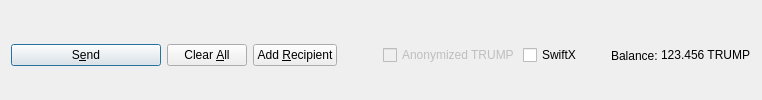
         <widget class="QFrame" name="frame_Send">
          <layout class="QHBoxLayout" name="horizontalLayout">
           <property name="bottomMargin">
            <number>0</number>
           </property>
           <item>
            <widget class="QPushButton" name="sendButton">
             <property name="minimumSize">
              <size>
               <width>150</width>
               <height>0</height>
              </size>
             </property>
             <property name="toolTip">
              <string>Confirm the send action</string>
             </property>
             <property name="text">
              <string>S&amp;end</string>
             </property>
             <property name="icon">
              <iconset resource="../trumpcoin.qrc">
               <normaloff>:/icons/send</normaloff>:/icons/send</iconset>
             </property>
             <property name="autoDefault">
              <bool>false</bool>
             </property>
             <property name="default">
              <bool>true</bool>
             </property>
            </widget>
           </item>
           <item>
            <widget class="QPushButton" name="clearButton">
             <property name="sizePolicy">
              <sizepolicy hsizetype="Minimum" vsizetype="Fixed">
               <horstretch>0</horstretch>
               <verstretch>0</verstretch>
              </sizepolicy>
             </property>
             <property name="toolTip">
              <string>Clear all fields of the form.</string>
             </property>
             <property name="text">
              <string>Clear &amp;All</string>
             </property>
             <property name="icon">
              <iconset resource="../trumpcoin.qrc">
               <normaloff>:/icons/remove</normaloff>:/icons/remove</iconset>
             </property>
             <property name="autoDefault">
              <bool>false</bool>
             </property>
            </widget>
           </item>
           <item>
            <widget class="QPushButton" name="addButton">
             <property name="toolTip">
              <string>Send to multiple recipients at once</string>
             </property>
             <property name="text">
              <string>Add &amp;Recipient</string>
             </property>
             <property name="icon">
              <iconset resource="../trumpcoin.qrc">
               <normaloff>:/icons/add</normaloff>:/icons/add</iconset>
             </property>
             <property name="autoDefault">
              <bool>false</bool>
             </property>
            </widget>
           </item>
           <item>
            <spacer name="horizontalSpacer">
             <property name="orientation">
              <enum>Qt::Horizontal</enum>
             </property>
             <property name="sizeHint" stdset="0">
              <size>
               <width>40</width>
               <height>20</height>
              </size>
             </property>
            </spacer>
           </item>
           <item>
            <layout class="QHBoxLayout" name="horizontalLayout_2">
             <property name="spacing">
              <number>3</number>
             </property>
             <item>
              <widget class="QCheckBox" name="checkzTRUMP">
               <property name="enabled">
                <bool>false</bool>
               </property>
               <property name="text">
                <string>Anonymized TRUMP</string>
               </property>
              </widget>
             </item>
             <item>
              <widget class="QCheckBox" name="checkSwiftTX">
               <property name="enabled">
                <bool>true</bool>
               </property>
               <property name="minimumSize">
                <size>
                 <width>85</width>
                 <height>0</height>
                </size>
               </property>
               <property name="text">
                <string>SwiftX</string>
               </property>
              </widget>
             </item>
             <item>
              <widget class="QLabel" name="label">
               <property name="text">
                <string>Balance:</string>
               </property>
              </widget>
             </item>
             <item>
              <widget class="QLabel" name="labelBalance">
               <property name="sizePolicy">
                <sizepolicy hsizetype="Preferred" vsizetype="Fixed">
                 <horstretch>0</horstretch>
                 <verstretch>0</verstretch>
                </sizepolicy>
               </property>
               <property name="cursor">
                <cursorShape>IBeamCursor</cursorShape>
               </property>
               <property name="text">
                <string notr="true">123.456 TRUMP</string>
               </property>
               <property name="textInteractionFlags">
                <set>Qt::LinksAccessibleByMouse|Qt::TextSelectableByKeyboard|Qt::TextSelectableByMouse</set>
               </property>
              </widget>
             </item>
            </layout>
           </item>
          </layout>
         </widget>
